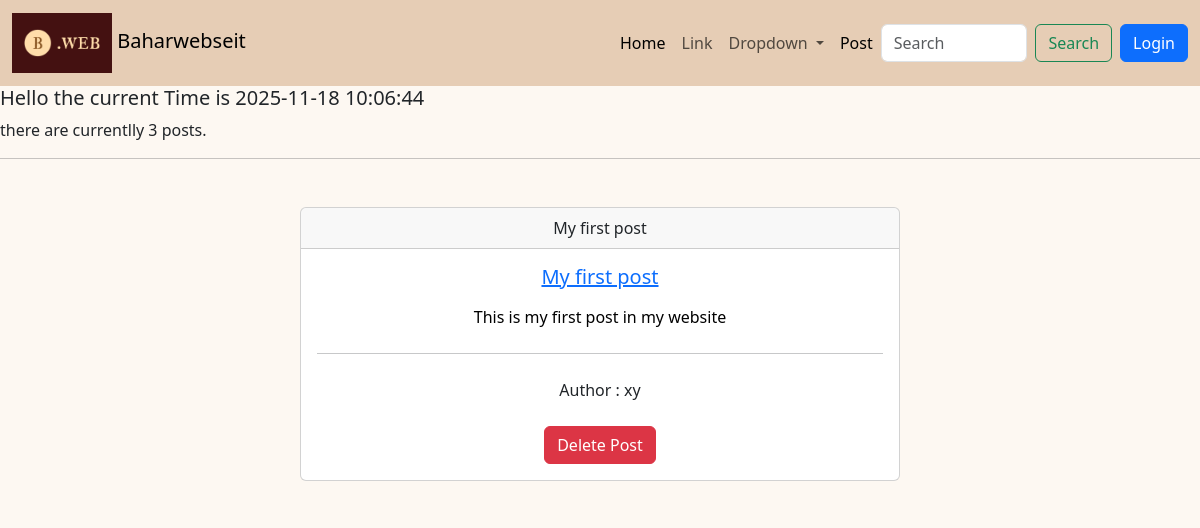
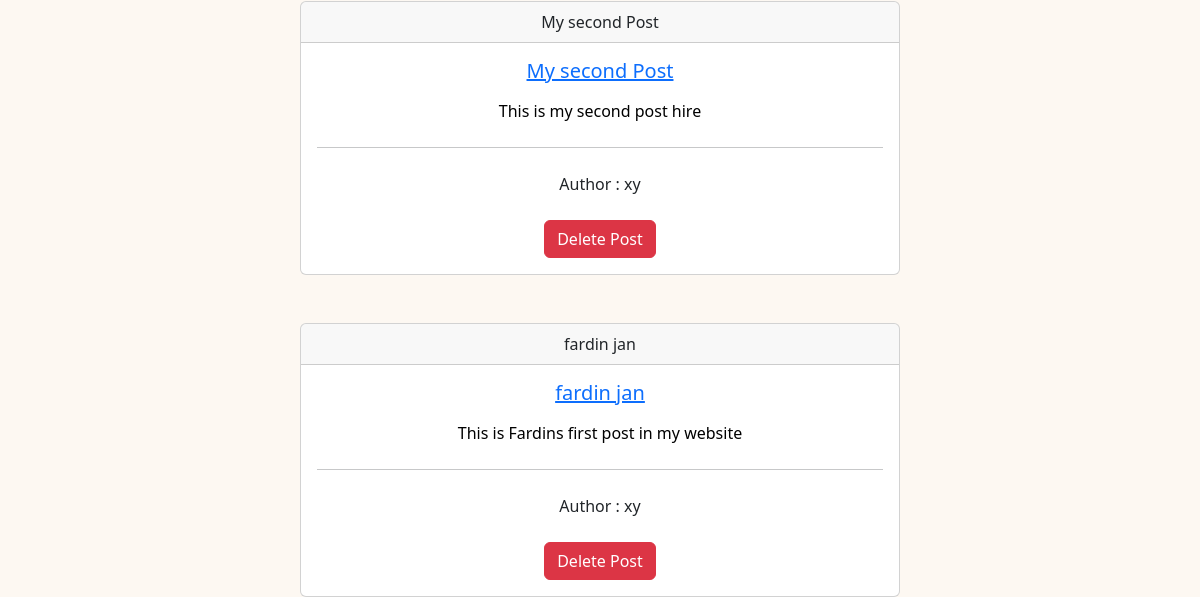
Before: / with the older database file (2 pictures, top to bottom).
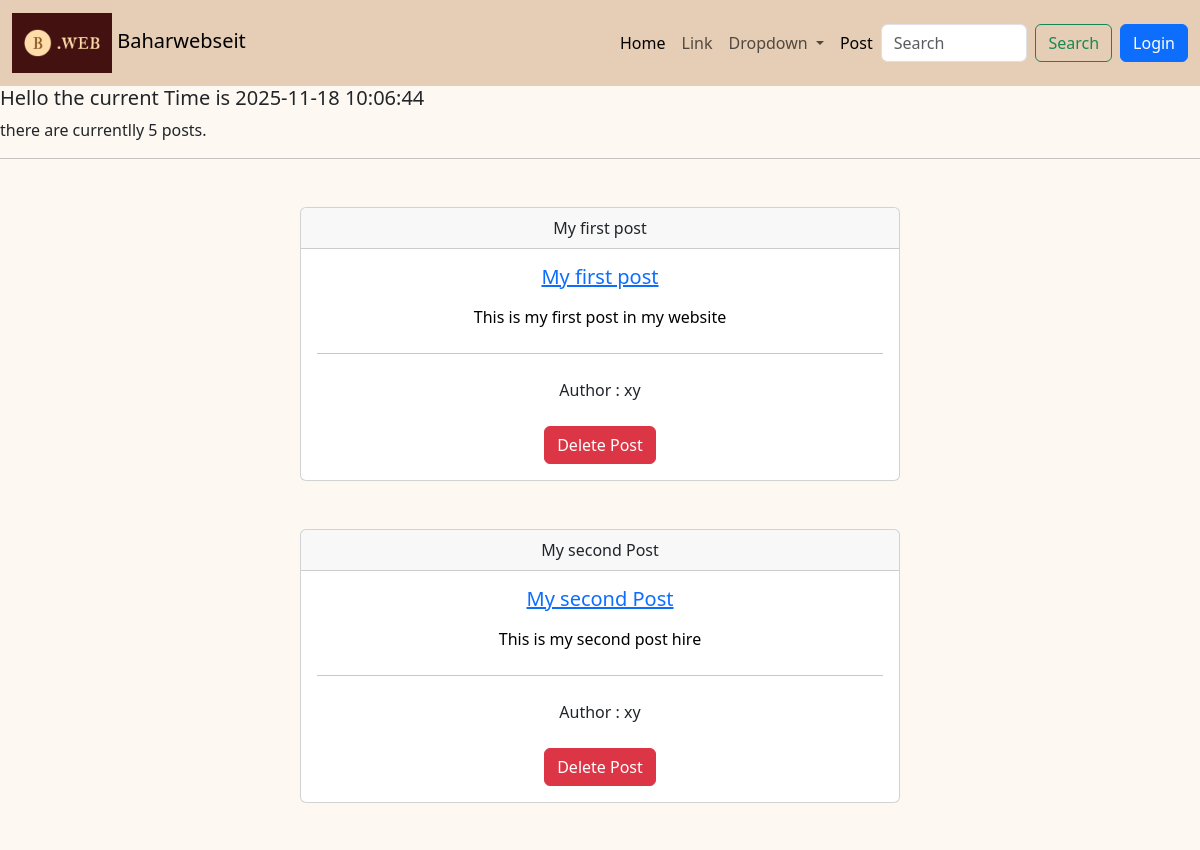
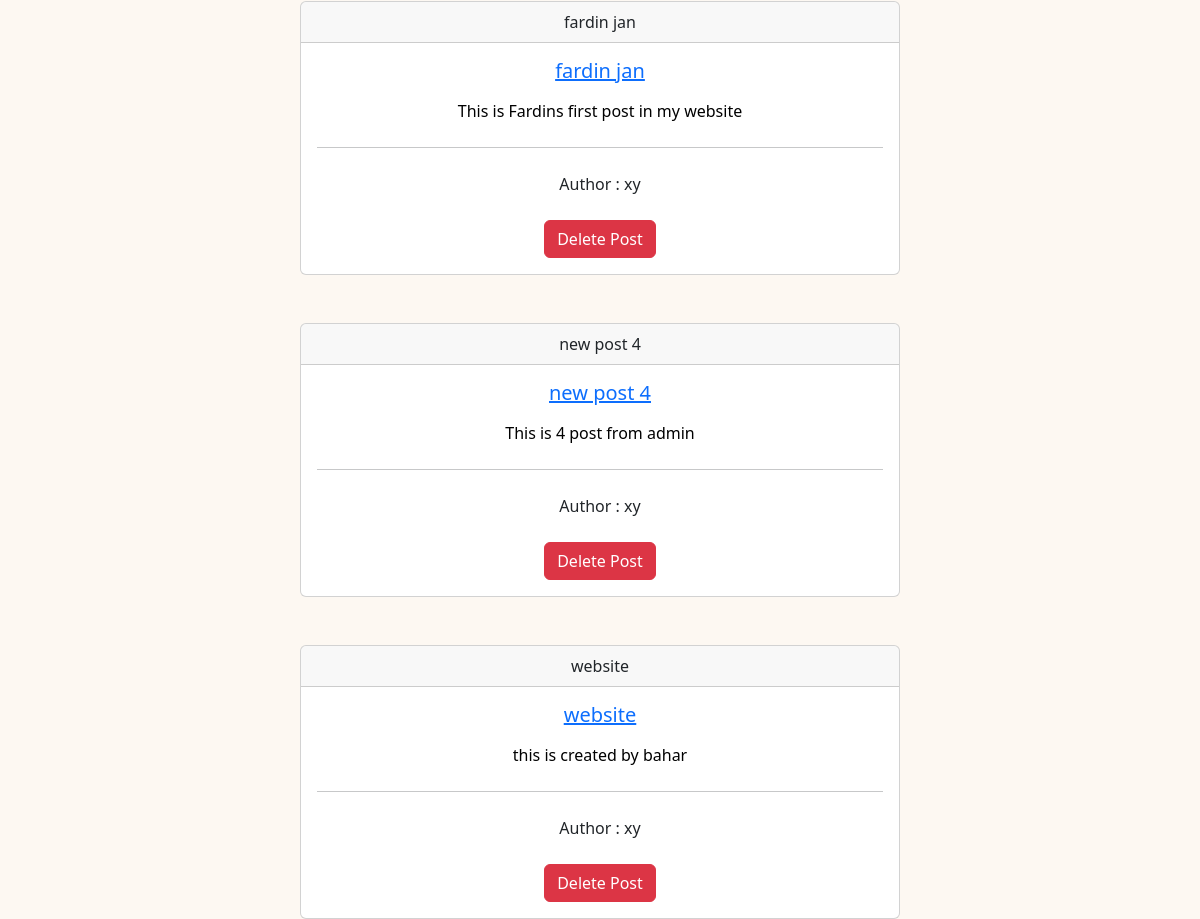
After: the same page with the newer database file (2 pictures, top to bottom).
### posts/models.py (models this page shows, shortened)
class Post(models.Model):
    title=models.CharField(max_length=25)
    body=models.CharField(max_length=500)
    auther =models.ForeignKey(User , on_delete=models.CASCADE)

### website/views.py (the view)
# urls.py: path('', welcome, name='home'),
def welcome(request):
     return render(request, "website/welcome.html",
                  {"current_time":str(datetime.now()),
                   "posts": Post.objects.all(),
                   "name_posts":Post.objects.count()})

### website/templates/website/welcome.html (shortened to what this page needs)
  {% extends "base.html" %}
 {% block content %}
<h5>  Hello the current Time is {{current_time}} </h5>
there are currentlly {{name_posts}} posts.
<hr>
{% for post in posts %}
    {%  include "posts/post.html" %}
{% endfor %}
{% endblock %}

### website/templates/base.html (shortened to what this page needs)
<!DOCTYPE html>
<html>
<head>
<link rel="stylesheet" href="https://cdn.jsdelivr.net/npm/bootstrap-icons@1.13.1/font/bootstrap-icons.min.css">
<link rel="stylesheet" href="https://cdn.jsdelivr.net/npm/bootstrap@5.3.3/dist/css/bootstrap.min.css">
 </head>
<body  style="background-color: #fdf8f2;">
{%  include "top_menu.html" %}
{% block content %}{% endblock %}
</body>
</html>

### website/templates/top_menu.html (shortened to what this page needs)
 {% load static %}
 <nav class="navbar navbar-expand-lg  navbar-light" style="background-color: #e6cdb5;">
 <div class="container-fluid">
    <a class="navbar-brand" href="#">
    <img src="{% static 'website/logo3.png' %}" alt="Baharwebsplayed " width="100">
        Baharwebseit
        </a>
  </div>
  <div class="container-fluid">
    <div class="collapse navbar-collapse" id="navbarSupportedContent">
      <ul class="navbar-nav me-auto mb-2 mb-lg-0">
        <li class="nav-item">
          <a class="nav-link active" aria-current="page" href="{% url 'home' %}">   Home</a>
        </li>
        <li class="nav-item">
          <a class="nav-link" href="#">Link</a>
        </li>
        <li class="nav-item dropdown">
          <a class="nav-link dropdown-toggle" href="#" role="button" data-bs-toggle="dropdown" aria-expanded="false">
            Dropdown
          </a>
        </li>
        <li class="nav-item">
           <a class="nav-link active" aria-current="page" href="{% url 'new'%} ">Post</a>
        </li>
      </ul>
      <form class="d-flex" role="search">
        <input class="form-control me-2" type="search" placeholder="Search" aria-label="Search"/>
        <button class="btn btn-outline-success" type="submit">Search</button>
      </form>
      <span class="ms-2">
    {% if user.is_authenticated %}
       <form action="{% url 'logout' %}" method="post" style="display:inline;">
    {% csrf_token %}
    <button type="submit" class="btn btn-outline-danger">Logout</button>
</form>
   <i class="bi bi-person"></i>
{{ user.username }}
    {% else %}
        <a href="{% url 'login' %}" class="btn btn-primary">Login</a>
    {% endif %}
</span>
    </div>
  </div>
</nav>

### posts/templates/posts/post.html
<div class="card text-center mx-auto mt-5" style="max-width: 600px;">
  <div class="card-header">
    {{ post.title }}
  </div>
  <div class="card-body">
    <h5 class="card-title mb-3" style="color: black;">
      <a href="{% url 'details' post.id %}">{{ post.title }}</a>
    </h5>
    <p class="card-text mb-4" style="color: black;">
      {{ post.body }}
    </p>
    <hr class="my-4">
    <p class="mb-4">Author : {{ post.auther }}</p>
    <a href="{% url 'delete' post.id %}" class="btn btn-danger btn-small">
      Delete Post
    </a>
  </div>
</div>

Changed rows visible on the page:
added Post: title "new post 4", body "This is 4 post from admin", auther "xy"
added Post: title "website", body "this is created by bahar", auther "xy"
Other visible differences:
{{ name_posts }}: "3" → "5"
